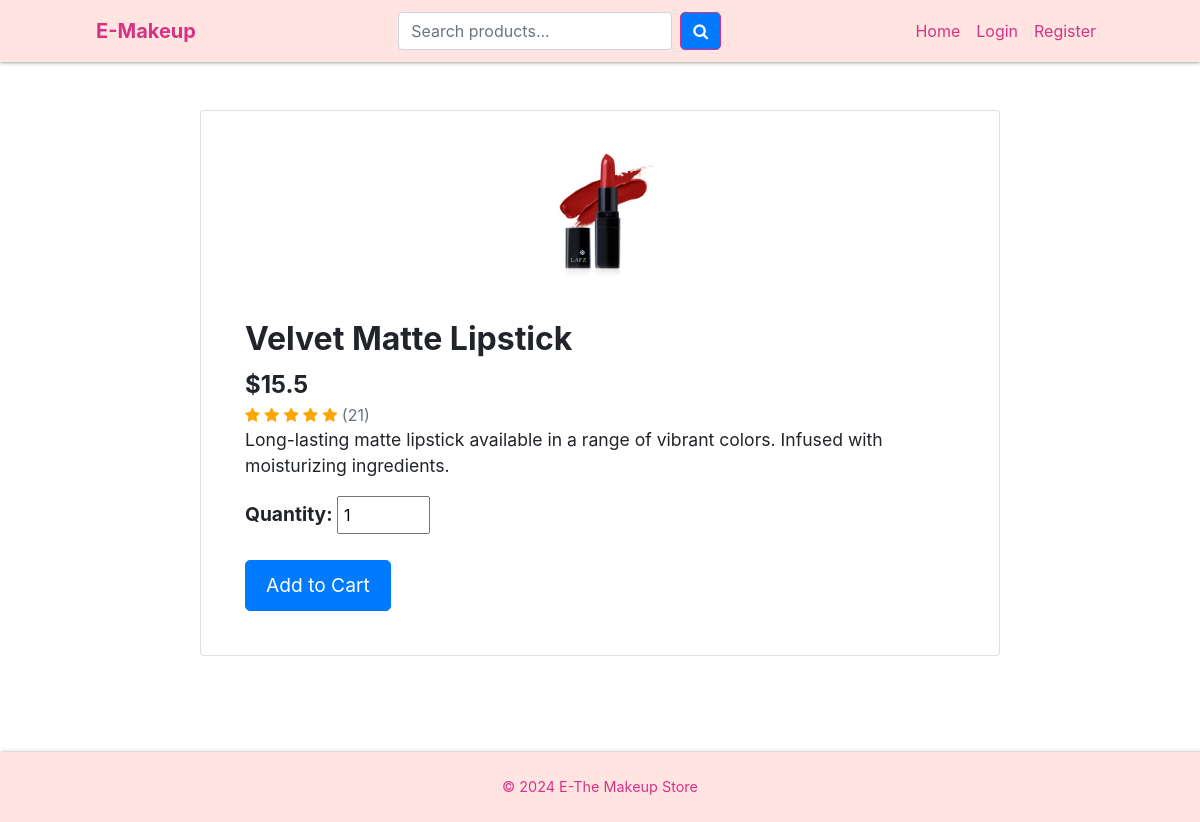
Screenshot of /item/3 with the database file from the repository.
### app/db_models.py (models this page shows)
class Item(db.Model):
	__tablename__ = "items"
	id = db.Column(db.Integer, primary_key=True)
	name = db.Column(db.String(100), nullable=False)
	price = db.Column(db.Float, nullable=False)
	category = db.Column(db.Text, nullable=False)
	image = db.Column(db.String(250), nullable=False)
	details = db.Column(db.String(250), nullable=False)
	price_id = db.Column(db.String(250), nullable=False)
	orders = db.relationship("Ordered_item", backref="item")
	in_cart = db.relationship("Cart", backref="item")

### app/routes.py (the view)
@app.route('/item/<int:id>')
def item(id):
	item = Item.query.get(id)
	return render_template('item.html', item=item)

### app/routes.py (called while the page is built)
@app.context_processor
def inject_now():
	return {'now': datetime.utcnow()}

### app/templates/item.html (shortened to what this page needs)
{% extends "base.html" %}
{% block content %}
    <div class="item-display card shadow-lg p-4 mb-5 rounded" style="max-width: 800px; margin: 0 auto;">
        <div class="img-wrapper" style="text-align: center;">
            <img src="{{ url_for('static', filename='images/' + item.image) }}" class="pic card-img-top" alt="Product Image" style="width: 100%; height: auto; border-radius: 10px; max-width: 150px;">
        </div>
        <div class="card-body">
            <h3 class="item-name" style="font-size: 2rem; font-weight: bold;">{{ item.name }}</h3>
            <div class="price">
                <span class="price-text" style="font-size: 1.5rem; font-weight: bold;">${{ item.price }}</span>
            </div>
            <div class="ratings">
                <i class="fa fa-star checked"></i>
                <i class="fa fa-star checked"></i>
                <i class="fa fa-star checked"></i>
                <i class="fa fa-star checked"></i>
                <i class="fa fa-star checked"></i>
                <span class="text-muted">({{ range(1, 51) | random }})</span>
            </div>
            <p class="product-details" style="font-size: 1.1rem; line-height: 1.5;">{{ item.details | safe }}</p>
            <form action="{{ url_for('add_to_cart', id=item.id) }}" method="POST" class="add-to-cart-form">
                <label for="quantity" class="font-weight-bold" style="font-size: 1.2rem;">Quantity:</label>
                <input type="number" name="quantity" id="quantity" value="1" min="1" max="50" onkeyup="if(this.value > 50) this.value=50;" required class="quantity-input" style="font-size: 1rem; padding: 5px;">
                <br><br>
                <input type="submit" value="Add to Cart" name="add" class="btn btn-primary add-to-cart-btn" style="font-size: 1.2rem; padding: 10px 20px;">
            </form>
        </div>
    </div>
{% endblock %}

### app/static/style.css (style rules this page uses)
form .btn { background: #007bff; color: white; border-radius: 5px; }
.item-display { margin: 0 auto; max-width: 500px; }
.pic { width:150px; height: 150px; }
.img-wrapper { display: flex; justify-content: center; margin-bottom: 15px; }
.checked { color: orange; }

### app/templates/base.html (style rules this page uses)
html, body { height: 100%; margin: 0; display: flex; flex-direction: column; }

### rows the page displays
Item: image (picture), name "Velvet Matte Lipstick", price "15.5", details "Long-lasting matte lipstick available in a range of vibrant colors. Infused with moisturizing ingredients."
